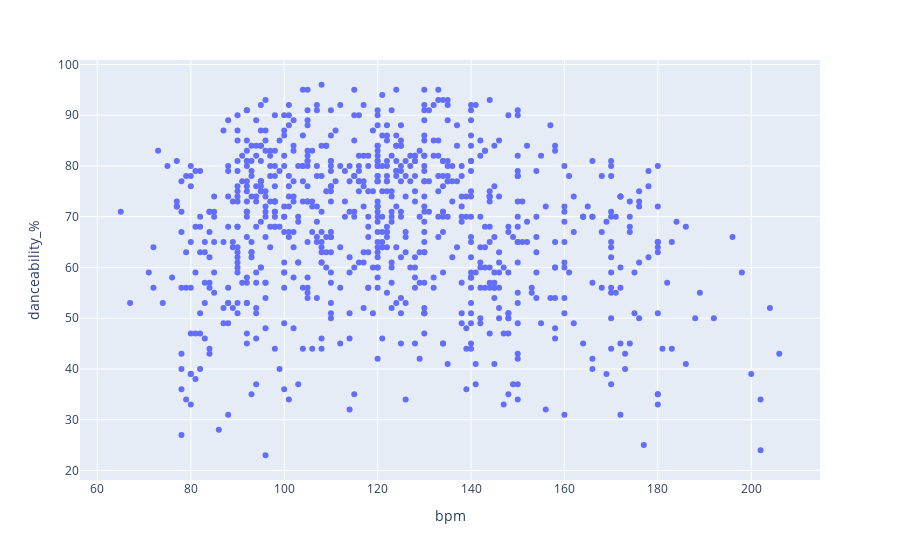

The notebook cell saved with this chart:
### Code cell
# Relationship between BPM and Danceability
fig= px.scatter(data,
                x='bpm',
                y='danceability_%',
                hover_data=['track_name','artist(s)_name'])
fig.show()

### Figure 1 — Plotly figure (JSON) as saved in the notebook; plotly's stock layout.template omitted (floating-point values rounded to 4 significant figures; data arrays with more than 128 entries replaced by an {"elided": "..."} marker saying what was removed)
{"data": [{"customdata": {"elided": "817x2 str values"}, "hovertemplate": "bpm=%{x}<br>danceability_%=%{y}<br>track_name=%{customdata[0]}<br>artist(s)_name=%{customdata[1]}<extra></extra>", "legendgroup": "", "marker": {"color": "#636efa", "symbol": "circle"}, "mode": "markers", "name": "", "orientation": "v", "showlegend": false, "type": "scatter", "x": {"elided": "817 int values"}, "xaxis": "x", "y": {"elided": "817 int values"}, "yaxis": "y"}], "layout": {"autosize": true, "legend": {"tracegroupgap": 0}, "margin": {"t": 60}, "xaxis": {"anchor": "y", "autorange": true, "domain": [0, 1], "range": [56.47, 214.5], "title": {"text": "bpm"}, "type": "linear"}, "yaxis": {"anchor": "x", "autorange": true, "domain": [0, 1], "range": [17.35, 101.7], "title": {"text": "danceability_%"}, "type": "linear"}}}
